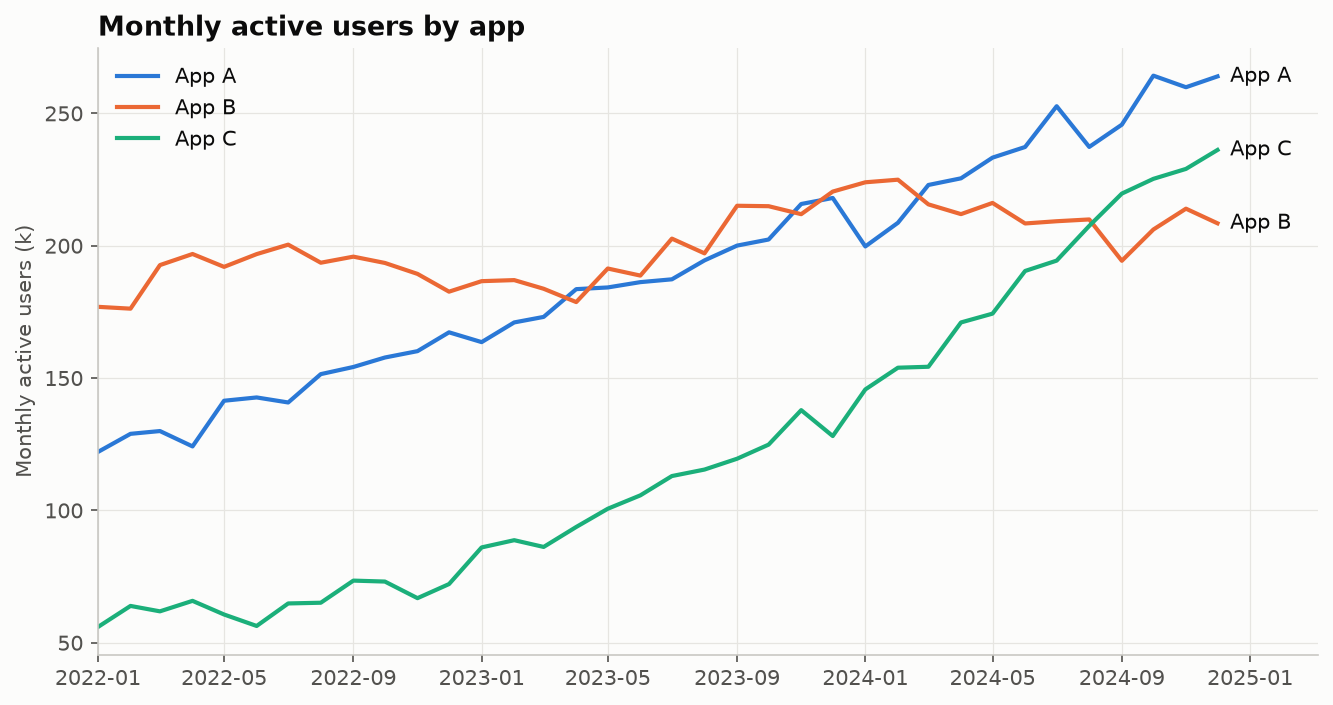

Generate this figure with Python:
"""
Line Chart  -  family: Change over time

DESIGN PURPOSE
The standard way to show a continuous series over time. Points joined by a
line put the reader's attention on the trend, its direction, speed and turning
points, more than on any single value.

WHEN TO USE
  - Show a trend in a continuous measure over regular time intervals
  - Compare a few series (up to ~4) on the same scale
  - Make peaks, troughs and turning points visible

AVOID WHEN
  - The data are discrete categories with no order (use a bar chart)
  - There are only 2–3 time points (use a slope chart or bars)
  - More than ~5 series would overlap into spaghetti (use small multiples or
    highlighting)

ALTERNATIVES
  - Highlighted line chart
  - Small-multiple lines
  - Area chart

EXAMPLE
Monthly active users of three apps over three years, synthetic data.

Run:  python line_chart.py
      python line_chart.py --real-data   (real dataset: plotly.express.data.stocks() — weekly closing prices of large tech stocks 2018–2019 (normalised), bundled with plotly)

The notebook also shows this chart built with: plotly, altair.
"""
import sys
from pathlib import Path

import numpy as np
import pandas as pd
import matplotlib.pyplot as plt

# Library style: categorical colors in fixed order, recessive axes, hairline grid.
PALETTE = ["#2a78d6", "#eb6834", "#1baf7a", "#eda100",
           "#e87ba4", "#008300", "#6250d6", "#e34948"]
SEQ_CMAP = "Blues"      # sequential: one hue, light -> dark
DIV_CMAP = "RdBu_r"     # diverging: two opposite hues, neutral midpoint
GRAY = "#b8b7b1"        # de-emphasised marks
plt.rcParams.update({
    "figure.figsize": (8, 4.8), "figure.dpi": 110, "figure.facecolor": "#fcfcfb",
    "axes.facecolor": "#fcfcfb", "axes.edgecolor": "#c9c8c3", "axes.linewidth": 0.8,
    "axes.spines.top": False, "axes.spines.right": False,
    "axes.grid": True, "grid.color": "#e6e5e1", "grid.linewidth": 0.6, "axes.axisbelow": True,
    "axes.prop_cycle": plt.cycler(color=PALETTE),
    "axes.titlesize": 13, "axes.titleweight": "bold", "axes.titlelocation": "left",
    "axes.labelcolor": "#52514e", "xtick.color": "#52514e", "ytick.color": "#52514e",
    "text.color": "#0b0b0b", "font.size": 10, "lines.linewidth": 2,
    "legend.frameon": False,
})

# --- Example data ------------------------------------------------------------
rng = np.random.default_rng(1)
dates = pd.date_range("2022-01", periods=36, freq="MS")
t = np.arange(36)
df = pd.DataFrame({
    "date": dates,
    "App A": 120 + 4.0 * t + rng.normal(0, 6, 36),
    "App B": 180 + 1.2 * t + 15 * np.sin(t / 3) + rng.normal(0, 6, 36),
    "App C": 60 + 0.15 * t ** 2 + rng.normal(0, 5, 36),
}).set_index("date")
labels = dict(y="Monthly active users (k)", title="Monthly active users by app")
df.head()

REAL_DATA = "--real-data" in sys.argv
if REAL_DATA:  # plotly.express.data.stocks() — weekly closing prices of large tech stocks 2018–2019 (normalised), bundled with plotly
    import plotly.express as px
    df = (px.data.stocks().assign(date=lambda d: pd.to_datetime(d["date"]))
            .set_index("date")[["GOOG", "AAPL", "AMZN"]])
    labels = dict(y="Share price (1 Jan 2018 = 1)", title="Weekly share prices, 2018–2019")
    df.head()

# --- Plot --------------------------------------------------------------------
fig, ax = plt.subplots(figsize=(9, 4.8))
for i, col in enumerate(df.columns):
    ax.plot(df.index, df[col], color=PALETTE[i], label=col)
    ax.text(df.index[-1] + pd.Timedelta(days=12), df[col].iloc[-1], col,
            color="#0b0b0b", va="center", fontsize=10)
ax.set_ylabel(labels["y"])
ax.set_title(labels["title"])
ax.set_xlim(df.index[0], df.index[-1] + (df.index[-1] - df.index[0]) * 0.09)
ax.legend(loc="upper left")
fig.tight_layout()

# --- Save / show -------------------------------------------------------------
out = Path(__file__).with_name(Path(__file__).stem + ("_real" if REAL_DATA else "") + ".png")
fig.savefig(out, dpi=150, bbox_inches="tight")
print(f"saved {out}")
if "--no-show" not in sys.argv:
    plt.show()
